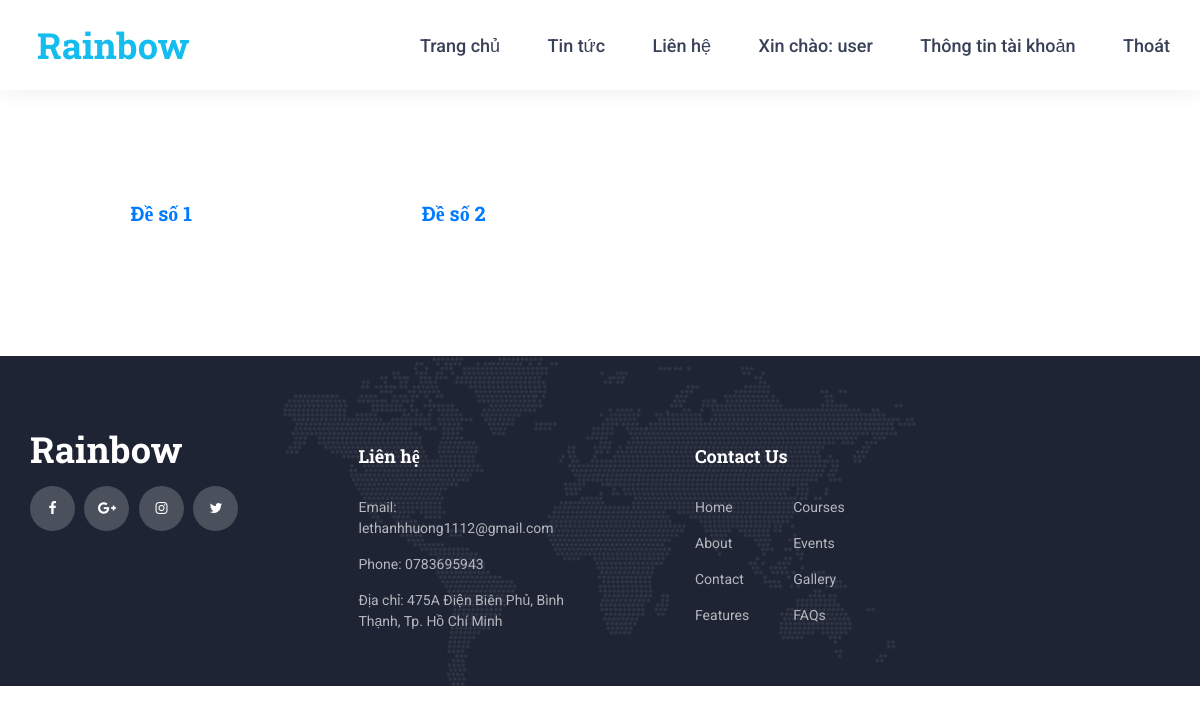
The page /?thread=dethi&idmh=4 (signed in) on the database its author committed.
### tables this page shows
CREATE TABLE IF NOT EXISTS `menu` (
  `idmenu` int(20) NOT NULL,
  `tenmenu` varchar(255) NOT NULL,
  `stt` int(20) NOT NULL,
  `hide` int(20) NOT NULL,
  `anh` varchar(255) NOT NULL
);

CREATE TABLE IF NOT EXISTS `dethi` (
  `iddethi` int(20) NOT NULL,
  `tendethi` varchar(255) NOT NULL,
  `stt` int(20) NOT NULL,
  `idmonhoc` int(20) NOT NULL,
  `hide` int(20) NOT NULL,
  `date` varchar(255) NOT NULL,
  `anh` varchar(255) NOT NULL
);

### dulieu/dethi.php (the view, shortened to what this page needs)
<?php
	require_once("mysql.php");
 	$conn = new mysqli($db_host, $db_username, $db_password, $db_name);
 	mysqli_set_charset($conn, 'UTF8');
		$idmh=$_GET['idmh'];
?>
<div class="features">
  <div class="container">
    <div class="row features_row">
      <?php
                $result=$conn->query("SELECT * FROM dethi where idmonhoc={$idmh}");
                while($row = $result->fetch_assoc())
                {
      ?>
      <div class="col-lg-3 feature_col">
        <div class="feature text-center trans_400">
          <h3 class="feature_title"><a href="?thread=cauhoi&iddt=<?php echo $row['iddethi']?>"><?php echo $row['tendethi'] ?></a></h3>
        </div>
      </div>
      <?php
        }
      ?>
    </div>
  </div>
</div>

### dulieu/header.php (shortened to what this page needs)
<?php
	require_once("mysql.php");
 	$conn = new mysqli($db_host, $db_username, $db_password, $db_name);
 	mysqli_set_charset($conn, 'UTF8');
?>
<header class="header">
  <div class="header_container">
    <div class="container">
      <div class="row">
        <div class="col">
          <div class="header_content d-flex flex-row align-items-center justify-content-start">
            <div class="logo_container">
              <a href="?thread=trangchu">
                <div class="logo_text"><span>Rainbow</span></div>
              </a>
            </div>
            <nav class="main_nav_contaner ml-auto">
              <ul class="main_nav" >
                <?php
						              $result=$conn->query("SELECT * FROM menu");
                          while($row = $result->fetch_assoc())
				                  {
					      ?>
                    <li><a href="?thread=<?php echo $row['anh'] ?>"><?php echo $row['tenmenu'] ?></a></li>
                <?php
													}
								if ($_SESSION['user_me'] != 0)
								{
                ?>
										<li><a href="">Xin chào: <?php echo $_SESSION['usrname']; ?></a></li>
										<li><a href="?thread=thongtintaikhoan&idnguoidung=<?php echo ($_SESSION['user_me']) ?>">Thông tin tài khoản</a></li>
										<li><a href="?thread=logout">Thoát</a></li>
							<?php }
					 		?>
              </ul>
            </nav>
          </div>
        </div>
      </div>
    </div>
  </div>
</header>

### styles/main_styles.css (style rules this page uses)
* { margin: 0; padding: 0; -webkit-font-smoothing: antialiased; -webkit-text-shadow: rgba(0,0,0,.01) 0 0 1px; text-shadow: rgba(0,0,0,.01) 0 0 1px; }
body { font-family: 'Roboto', sans-serif; font-size: 14px; font-weight: 400; background: #FFFFFF; color: #a5a5a5; }
div { display: block; position: relative; -webkit-box-sizing: border-box; -moz-box-sizing: border-box; box-sizing: border-box; }
ul { list-style: none; margin-bottom: 0px; }
a, a:hover, a:visited, a:active, a:link { text-decoration: none; -webkit-font-smoothing: antialiased; -webkit-text-shadow: rgba(0,0,0,.01) 0 0 1px; text-shadow: rgba(0,0,0,.01) 0 0 1px; }
h3 { font-size: 24px; }
h1, h2, h3, h4, h5, h6 { font-family: 'Roboto Slab', serif; font-weight: 700; -webkit-font-smoothing: antialiased; -webkit-text-shadow: rgba(0,0,0,.01) 0 0 1px; text-shadow: rgba(0,0,0,.01) 0 0 1px; color: #384158; margin-bottom: 0; }
.trans_400 { -webkit-transition: all 400ms ease; -moz-transition: all 400ms ease; -ms-transition: all 400ms ease; -o-transition: all 400ms ease; transition: all 400ms ease; }
.header { position: fixed; top: 0; left: 0; width: 100%; z-index: 100; box-shadow: 0px 5px 20px rgba(0,0,0,0.05); -webkit-transition: all 200ms ease; -moz-transition: all 200ms ease; -ms-transition: all 200ms ease; -o-transition: all 200ms ease; transition: all 200ms ease; }
.header_container { width: 100%; background: #FFFFFF; }
.header_content { height: 90px; -webkit-transition: all 200ms ease; -moz-transition: all 200ms ease; -ms-transition: all 200ms ease; -o-transition: all 200ms ease; transition: all 200ms ease; }
.logo, .logo_text { display: inline-block; }
.logo_text { font-family: 'Roboto Slab', serif; font-size: 36px; font-weight: 700; line-height: 0.75; color: #384158; vertical-align: middle; margin-left: 7px; -webkit-transition: all 200ms ease; -moz-transition: all 200ms ease; -ms-transition: all 200ms ease; -o-transition: all 200ms ease; transition: all 200ms ease; }
.logo_text span { color: #14bdee; }
.main_nav, .search_button, .shopping_cart { display: inline-block; }
.main_nav li { display: inline-block; position: relative; }
.main_nav li:not(:last-child) { margin-right: 44px; }
.main_nav li a { font-size: 18px; font-weight: 500; color: #384158; -webkit-transition: all 200ms ease; -moz-transition: all 200ms ease; -ms-transition: all 200ms ease; -o-transition: all 200ms ease; transition: all 200ms ease; }
.features { width: 100%; background: #FFFFFF; padding-top: 93px; padding-bottom: 103px; }
.features_row { margin-top: 55px; }
.feature { width: 100%; padding-top: 30px; padding-bottom: 28px; padding-left: 15px; padding-right: 15px; background: #FFFFFF; }
.feature_title { position: relative; font-size: 20px; margin-top: 23px; }

### rows shown on the page
menu: tenmenu "Trang chủ"
menu: tenmenu "Tin tức"
menu: tenmenu "Liên hệ"
dethi: tendethi "Đề số 1"
dethi: tendethi "Đề số 2"

### other values the page prints
$_SESSION['usrname'] "user"
